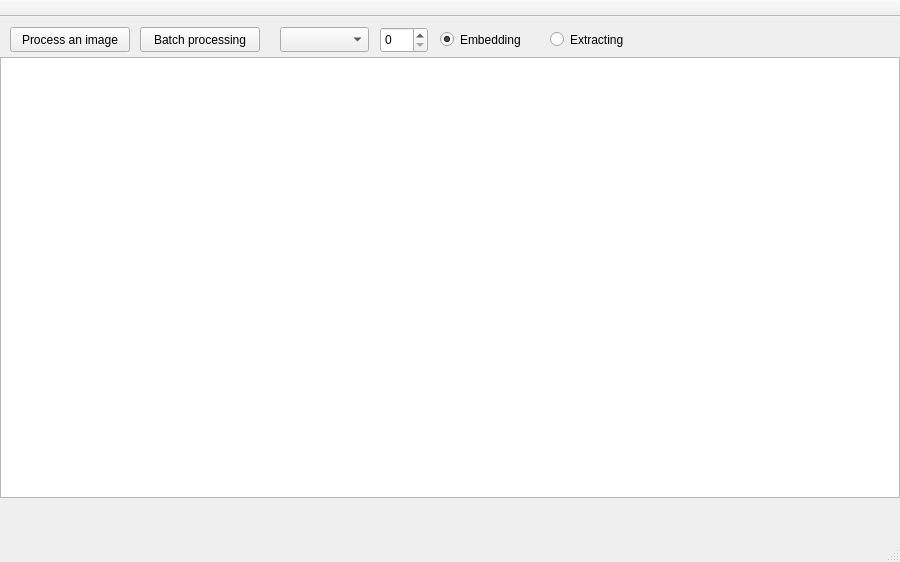
<?xml version="1.0" encoding="UTF-8"?>
<ui version="4.0">
 <class>MainWindow</class>
 <widget class="QMainWindow" name="MainWindow">
  <property name="geometry">
   <rect>
    <x>0</x>
    <y>0</y>
    <width>900</width>
    <height>562</height>
   </rect>
  </property>
  <property name="windowTitle">
   <string>MainWindow</string>
  </property>
  <widget class="QWidget" name="centralWidget">
   <widget class="QPushButton" name="pushButton">
    <property name="geometry">
     <rect>
      <x>10</x>
      <y>10</y>
      <width>120</width>
      <height>25</height>
     </rect>
    </property>
    <property name="text">
     <string>Process an image</string>
    </property>
   </widget>
   <widget class="QGraphicsView" name="graphicsView">
    <property name="geometry">
     <rect>
      <x>0</x>
      <y>40</y>
      <width>900</width>
      <height>441</height>
     </rect>
    </property>
   </widget>
   <widget class="QComboBox" name="comboBox">
    <property name="geometry">
     <rect>
      <x>280</x>
      <y>10</y>
      <width>89</width>
      <height>25</height>
     </rect>
    </property>
   </widget>
   <widget class="QSpinBox" name="spinBox">
    <property name="geometry">
     <rect>
      <x>380</x>
      <y>10</y>
      <width>48</width>
      <height>26</height>
     </rect>
    </property>
   </widget>
   <widget class="QRadioButton" name="radioButton">
    <property name="geometry">
     <rect>
      <x>440</x>
      <y>10</y>
      <width>112</width>
      <height>25</height>
     </rect>
    </property>
    <property name="text">
     <string>Embedding</string>
    </property>
    <property name="checked">
     <bool>true</bool>
    </property>
   </widget>
   <widget class="QRadioButton" name="radioButton_2">
    <property name="geometry">
     <rect>
      <x>550</x>
      <y>10</y>
      <width>112</width>
      <height>25</height>
     </rect>
    </property>
    <property name="text">
     <string>Extracting</string>
    </property>
   </widget>
   <widget class="QPushButton" name="pushButton_3">
    <property name="geometry">
     <rect>
      <x>140</x>
      <y>10</y>
      <width>120</width>
      <height>25</height>
     </rect>
    </property>
    <property name="text">
     <string>Batch processing</string>
    </property>
   </widget>
  </widget>
  <widget class="QMenuBar" name="menuBar">
   <property name="geometry">
    <rect>
     <x>0</x>
     <y>0</y>
     <width>900</width>
     <height>22</height>
    </rect>
   </property>
  </widget>
  <widget class="QToolBar" name="mainToolBar">
   <property name="movable">
    <bool>false</bool>
   </property>
   <attribute name="toolBarArea">
    <enum>TopToolBarArea</enum>
   </attribute>
   <attribute name="toolBarBreak">
    <bool>false</bool>
   </attribute>
  </widget>
  <widget class="QStatusBar" name="statusBar"/>
 </widget>
 <layoutdefault spacing="6" margin="11"/>
 <resources/>
 <connections/>
</ui>
